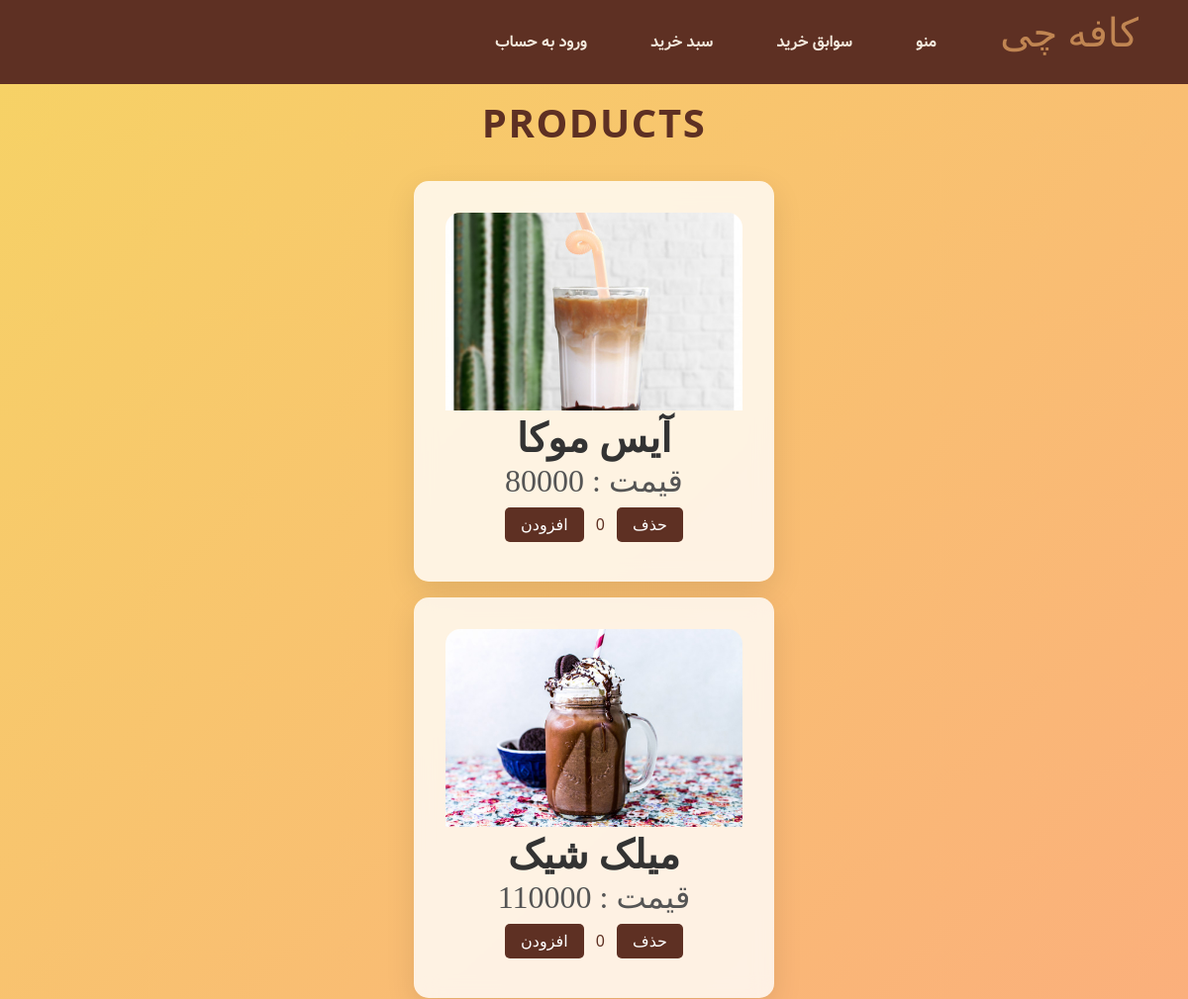
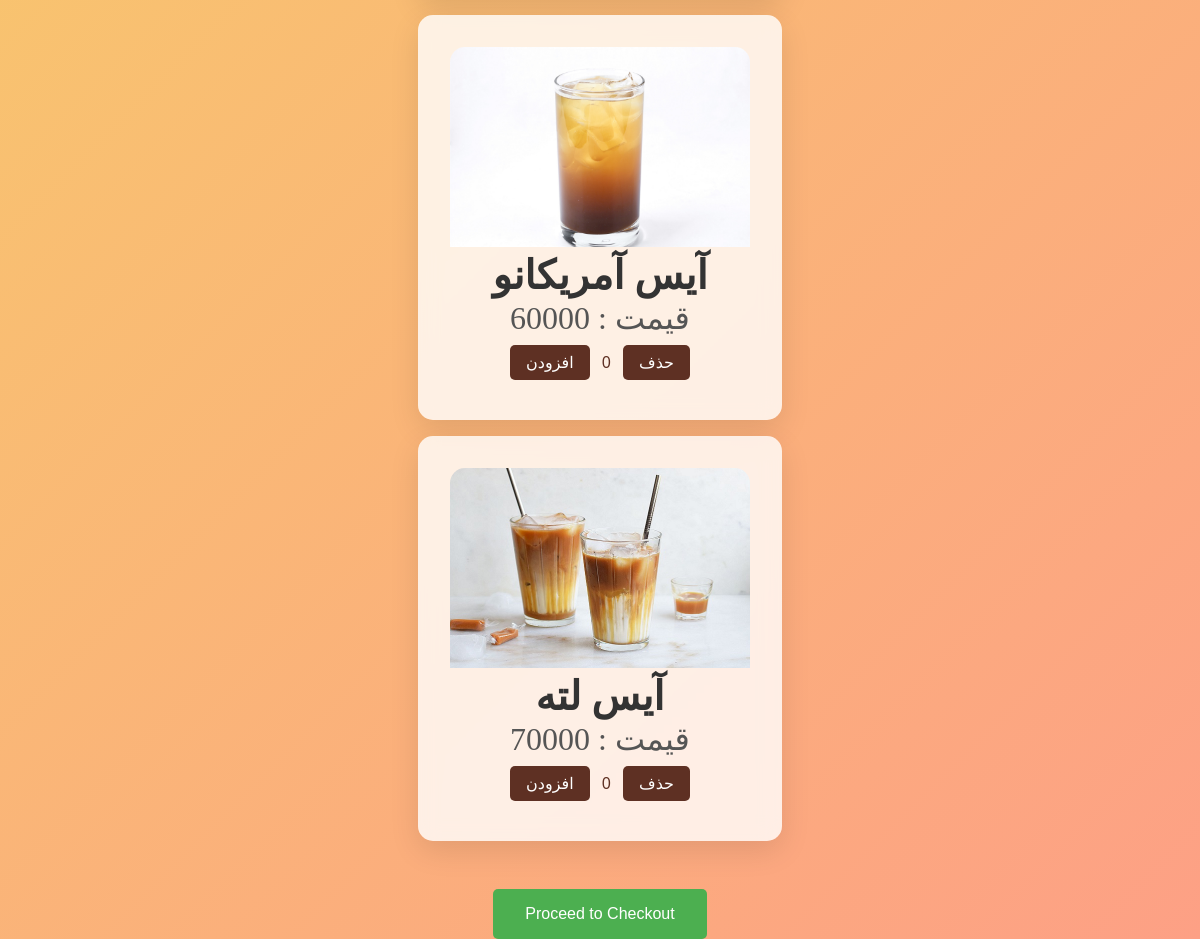
Page /products/CD/ on the committed database (2 pictures, top to bottom).
### main/models.py (models this page shows, shortened)
class Product(models.Model):
    HOT_DRINK = 'HOT DRINK'
    COLD_DRINK = 'COLD DRINK'
    CAKE = 'CAKE'
    ICE_CREAM = 'ICE CREAM'
    PRODUCT_CHOICES = [
        (HOT_DRINK, 'Hot Drink'),
        (COLD_DRINK, 'Cold Drink'),
        (CAKE, 'Cake'),
        (ICE_CREAM,'Ice Cream')
    ]
    id = models.AutoField(primary_key=True)
    name = models.CharField(max_length=255)
    sugar = models.IntegerField(validators=[max_integer_validator],default=0)
    Coffee = models.IntegerField(validators=[max_integer_validator],default=0)
    Flour = models.IntegerField(validators=[max_integer_validator],default=0)
    Chocolate = models.IntegerField(validators=[max_integer_validator],default=0)
    milk = models.IntegerField(validators=[max_integer_validator],default=0)
    vertical = models.CharField(max_length=10,choices=PRODUCT_CHOICES,default=HOT_DRINK)
    price = models.IntegerField(validators=[max_integer_validator],default=0)
    image = models.ImageField(upload_to='product_images',blank=True,null=True)
    sales_count = models.PositiveIntegerField(default=0,editable=False)

### main/views.py (the view)
# urls.py: path('products/<str:vertical>/', product_list_view, name='product_list'),
def product_list_view(request, vertical):
    products = Product.objects.filter(vertical=vertical)
    return render(request, 'product_list.html', {'products': products, 'vertical': vertical})

### templates/product_list.html (shortened to what this page needs)
<!DOCTYPE html>
<html lang="en">
<head>
    {% include "includes/base.html" %}
    <h2>Products</h2>
</head>
<body>
    {% load custom_filters %}
    {% for product in products %}
    <div class="product" data-id="{{ product.id }}" data-price="{{ product.price }}">
        <img src="{{ product.image.url }}" alt="{{ product.name }}" style="width:100%; border-radius: 15px 15px 0 0; max-height: 200px; object-fit: cover;">
        <h3>{{ product.name }}</h3>
        <p> {{ product.price }} : قیمت</p>
        <button class="add">افزودن</button>
        <span class="quantity" id="quantity-{{ product.id }}">0</span>
        <button class="remove">حذف</button>
    </div>
    {% endfor %}
    <form id="checkout-form" action="{% url 'checkout' %}" method="POST">
        <button type="submit">Proceed to Checkout</button>
    </form>
</body>
</html>

### templates/includes/base.html (style rules this page uses)
body, html { margin: 0; padding: 0; }

### templates/product_list.html (style rules this page uses)
body { margin: 0; padding: 0; background: linear-gradient(135deg, #f6d365 0%, #fda085 100%); font-family: 'Segoe UI', Tahoma, Geneva, Verdana, sans-serif; color: #333; text-align: center; margin-top: 6rem; }
h2 { font-size: 2.5rem; color: #5e3023; margin-bottom: 2rem; text-transform: uppercase; letter-spacing: 0.1rem; justify-content: center; }
.product { background-color: rgba(255, 255, 255, 0.8); backdrop-filter: blur(10px); border-radius: 15px; box-shadow: 0 10px 30px rgba(0, 0, 0, 0.1); padding: 2rem; margin: 1rem auto; max-width: 300px; transition: transform 0.3s ease, box-shadow 0.3s ease; }
.product h3 { font-size: 2.5rem; font-weight: 700; margin-bottom: 1rem; font-family: Nastaligh; margin: auto; }
.product p { font-size: 2rem; color: #555; font-family: Nastaligh; margin: auto; }
.add, .remove { background-color: #5e3023; color: #fff; border: none; border-radius: 5px; padding: 0.5rem 1rem; cursor: pointer; font-size: 1rem; margin: 0.5rem; transition: background-color 0.3s ease; }
.quantity { font-size: 1rem; color: #5e3023; }
#checkout-form button { background-color: #4CAF50; color: white; border: none; border-radius: 5px; padding: 1rem 2rem; cursor: pointer; font-size: 1rem; margin-top: 2rem; transition: background-color 0.3s ease; }

### rows in the picture
Product: image (picture), name "آیس موکا", price "80000"
Product: image (picture), name "میلک شیک", price "110000"
Product: image (picture), name "آیس آمریکانو", price "60000"
Product: image (picture), name "آیس لته", price "70000"
